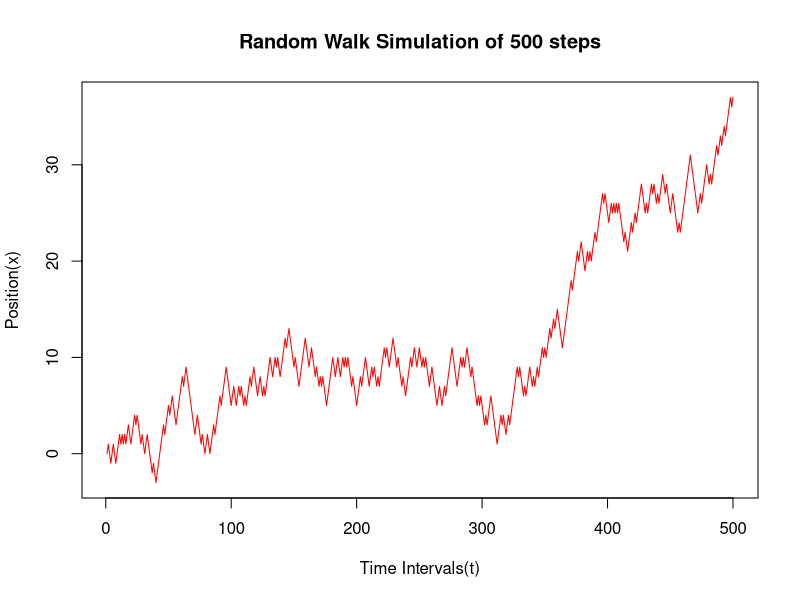
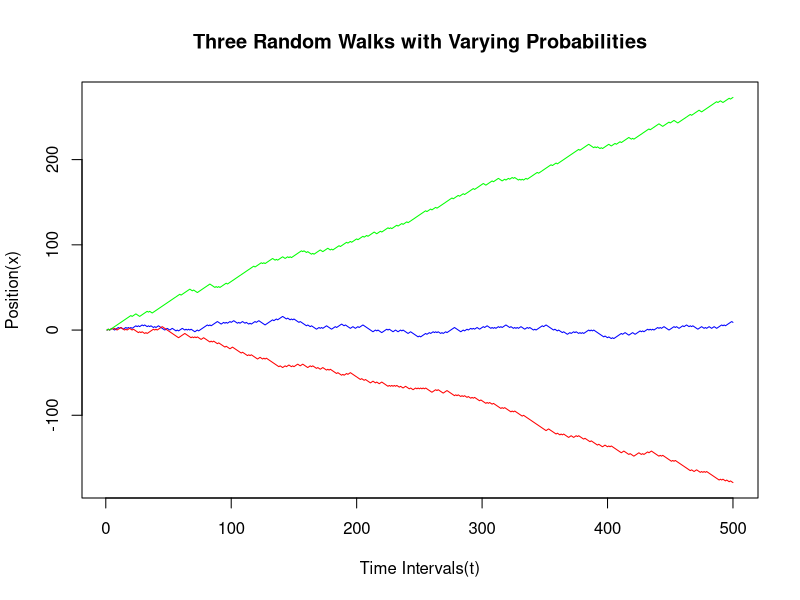

Reproduce these figures in R, in order.
## ---- chunk 1
set.seed(100)
x <- runif(1)
print(x)
#x = 0.3077661
qnorm(x, mean = 78, sd = 3.5)
qnorm(x, mean = 0, sd = 1)
## ---- chunk 2
set.seed(10)
x <- rnorm(1)
#x = 0.01874617
pnorm(x, mean = 5, sd = 1)
pnorm(x, mean = 0, sd = 1)
## ---- chunk 3
run_one_sim <- function(seed, n_a, n_b) {
  
  A_score <- n_a
  B_score <- n_b

  # while A is not 0 and B is not 0, the game is still running. 
  # Stop looping when player reaches 0 (indicates "GAME OVER")
  while (A_score != 0 && B_score !=0){
    # simulates coin flip
    flips <- sample(x = c("H", "T"), size = 1, replace =T)
    
    # if flip is Heads, decrease B's score by 1 and increase A's by 1
    if (flips == "H") { 
      B_score <- B_score - 1
      A_score <- A_score + 1
    }
    # otherwise if flip is Tails, decrease A's score by 1 and increase B's by 1
    else if (flips == "T") {
      A_score <- A_score - 1
      B_score <- B_score +1
    }
  }
  # if A's score is 0, return B as winner
  if(A_score == 0) {
    winner <- "B"
    
  # otherwise if B's score is 0, return A as winner
  } else if(B_score == 0) {
      winner <- "A"
  }

  return(winner)
}

input_seed <- 1:1000

# Using lapply to run the simulation function 'run_one_sim' for each seed value
# Creates a list where each element is the outcome ("A" or "B") 
# simulation function is needed to read in input_seed vector

results_A_B <- lapply(input_seed, function(seeds) run_one_sim(seeds, 10, 10))

# sapply processes each element of 'results_A_B', checking if it equals "A"
# Summing this vector gives the total number of wins for A
# Dividing by the total number of simulations gives win probability for A

prob_A_wins <- sum(sapply(results_A_B, function(results_A) results_A == "A")) / 
  length(results_A_B)

prob_B_wins <- sum(sapply(results_A_B, function(results_B) results_B == "B")) / 
  length(results_A_B)

cat("Probability that A wins: ", prob_A_wins, "\n")
cat("Probability that B wins: ", prob_B_wins, "\n")
## ---- chunk 4
num_sims <- 1000
A_wins_matrix <- matrix(0, nrow = 5, ncol = 5)
B_wins_matrix <- matrix(0, nrow = 5, ncol = 5)

# Looping over all combinations of n_a and n_b from 1 to 5

for (n_a in 1:5) {
  for (n_b in 1:5) {
    
    # For each combination, replicate the random walk simulation num_sims times
    # Uses a randomly selected seed for each simulation to ensure variability
    results <- replicate(num_sims, run_one_sim(sample(1:1000, 1), n_a, n_b))
    
    # summing up wins for player A and dividing by num_sims to find prob. of A winning
    A_wins <- sum(results == "A") / num_sims
    
    # setting the prob. of A winning to matrix A
    A_wins_matrix[n_a, n_b] <- A_wins  
    
    # summing up wins for player B and dividing by num_sims to find prob. of B winning
    B_wins <- sum(results == "B") / num_sims  
    B_wins_matrix[n_a, n_b] <- B_wins  
  }
}
print(A_wins_matrix)
cat("\n")
print(B_wins_matrix)
cat("\n")
print("Mean of A matrix:")
mean(A_wins_matrix)
cat("\n")
print("Mean of B matrix:")
mean(B_wins_matrix)
## ---- chunk 5
random_walk <- function(n_steps, p) {
  
  positions <- numeric(n_steps)  # stores the position at each time step
  positions[1] <- 0  # walker starts at position 0 at time t=1
  
  x <- 0
  
  # Loop through each time step from t=2 to n_steps
  
  for (t in 2:n_steps) {
    
    # At each time step, you can move forward (+1) or backward (-1)
    # The probability of moving forward is p, and backward is 1 - p
    step <- sample(c(1, -1), size = 1, prob = c(p, 1 - p))
    
    x <- x + step
    
    # Update the position at time t based on the step chosen
    positions[t] <- x # positions[t - 1] is the position at the previous time step
  }
  
  return(positions)
}
set.seed(100) 
result <- random_walk(10, 0.5)
print(result)
## ---- chunk 6
walking_500 <- random_walk(500, 0.55)
plot(1:500, walking_500, type = "l",
     xlab = "Time Intervals(t)", ylab = "Position(x)",
     main = "Random Walk Simulation of 500 steps",
     col = "red")
## ---- chunk 7
set.seed(1000)
random_prob1 <- runif(1) # random prob. for 2nd walk
random_prob2 <- runif(1) # random prob. for 3rd walk

walk_one <- random_walk(500, 0.55) 
walk_two <- random_walk(500, random_prob1)    
walk_three <- random_walk(500, random_prob2)    

plot(1:500, walk_one, type = "l", col = "blue", 
     ylim = range(c(walk_one, walk_two, walk_three)),
     xlab = "Time Intervals(t)", ylab = "Position(x)",
     main = "Three Random Walks with Varying Probabilities")
lines(1:500, walk_two, col = "red")    # Add second walk to the plot
lines(1:500, walk_three, col = "green")  # Add third walk to the plot
